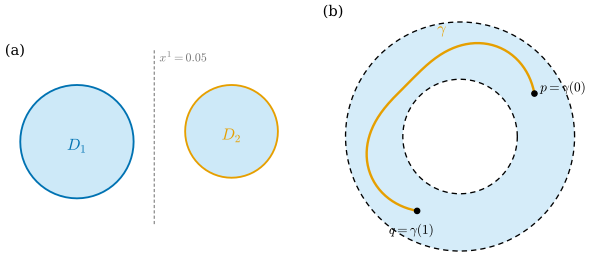

The script that saved this image:
"""그림 3.7.1: 연결과 경로연결 (3.7절, 비예 3.7.3, 정의 3.7.8).

(a) A = D_1 ∪ D_2 (서로소인 두 닫힌 원판, 중심 (-0.7, 0)과 (0.8, 0.1), 반지름 0.55와 0.45).
    D_1 = A ∩ {x^1 < 0.05}, D_2 = A ∩ {x^1 > 0.05}이므로 둘 다 A에서 열려 있고, A는 연결이 아니다.
(b) 고리 영역 {1/2 < |x| < 1}의 두 점 p = γ(0), q = γ(1)을 잇는 경로 γ(t) = ρ(t)(cos θ(t), sin θ(t)),
    ρ(t) = 0.75 + 0.1 sin(3πt), θ(t) = π/6 + (7π/6) t, t ∈ [0, 1]. 경로는 고리를 벗어나지 않는다.

실행: 프로젝트 루트에서 ``PYTHONPATH=tools python3 chapters/03-topology-basics/figures/fig-3-7-1-connectedness.py``
"""

import dgfig

dgfig.setup()

import matplotlib.pyplot as plt
import numpy as np
from matplotlib.patches import Circle

C = dgfig.COLORS
LW = dgfig.LW

fig, axs = plt.subplots(1, 2, figsize=(6.4, 2.8))

# (a) 두 조각 -------------------------------------------------------------------
ax = axs[0]
dgfig.schematic_axes(ax, (-1.4, 1.45), (-0.85, 0.95))
c1, r1 = np.array([-0.7, 0.0]), 0.55
c2, r2 = np.array([0.8, 0.1]), 0.45
# 자기검사: 두 원판은 서로소이고 직선 x^1 = 0.05가 둘을 가른다
assert np.linalg.norm(c1 - c2) > r1 + r2
assert c1[0] + r1 < 0.05 < c2[0] - r2
for c, rr, col in ((c1, r1, C["tangent"]), (c2, r2, C["accent"])):
    ax.add_patch(Circle(c, rr, facecolor=C["region"], alpha=0.3, lw=0, zorder=1))
    ax.add_patch(Circle(c, rr, fill=False, edgecolor=col, lw=1.4, zorder=2))
ax.plot([0.05, 0.05], [-0.8, 0.9], color=C["aux"], lw=0.8, ls=(0, (3, 2)), zorder=0)
ax.text(c1[0], c1[1] - 0.08, r"$D_1$", fontsize=12, ha="center", color=C["tangent"])
ax.text(c2[0], c2[1] - 0.08, r"$D_2$", fontsize=12, ha="center", color=C["accent"])
ax.text(0.1, 0.78, r"$x^1 = 0.05$", fontsize=9, color=C["aux"])
ax.text(0.0, 1.0, "(a)", transform=ax.transAxes, ha="left", va="top", fontsize=11)

# (b) 고리 안의 경로 ---------------------------------------------------------------
ax = axs[1]
dgfig.schematic_axes(ax, (-1.2, 1.2), (-1.15, 1.15))
th = np.linspace(0, 2 * np.pi, 400)
ax.fill(np.r_[np.cos(th), 0.5 * np.cos(th[::-1])], np.r_[np.sin(th), 0.5 * np.sin(th[::-1])],
        color=C["region"], alpha=dgfig.ALPHA["region"], lw=0)
for rr in (1.0, 0.5):
    ax.plot(rr * np.cos(th), rr * np.sin(th), color=C["main"], lw=1.0, ls=(0, (4, 3)))
t = np.linspace(0, 1, 400)
rho = 0.75 + 0.1 * np.sin(3 * np.pi * t)
ang = np.pi / 6 + (7 * np.pi / 6) * t
gam = np.stack([rho * np.cos(ang), rho * np.sin(ang)], 1)
# 자기검사: 경로가 고리 1/2 < |x| < 1 안에 있다
assert np.all((np.linalg.norm(gam, axis=1) > 0.5) & (np.linalg.norm(gam, axis=1) < 1))
ax.plot(*gam.T, color=C["accent"], lw=LW["main"], zorder=3)
p, q = gam[0], gam[-1]
for pt in (p, q):
    ax.plot(*pt, "o", ms=4, color=C["main"], zorder=5)
ax.text(p[0] + 0.05, p[1] + 0.02, r"$p = \gamma(0)$", fontsize=10)
ax.text(q[0] - 0.05, q[1] - 0.2, r"$q = \gamma(1)$", fontsize=10, ha="center")
ax.text(-0.2, 0.9, r"$\gamma$", fontsize=12, color=C["accent"])
ax.text(0.0, 1.0, "(b)", transform=ax.transAxes, ha="left", va="top", fontsize=11)

fig.subplots_adjust(wspace=0.05, left=0.01, right=0.99, top=0.99, bottom=0.01)
dgfig.save(fig, __file__)
